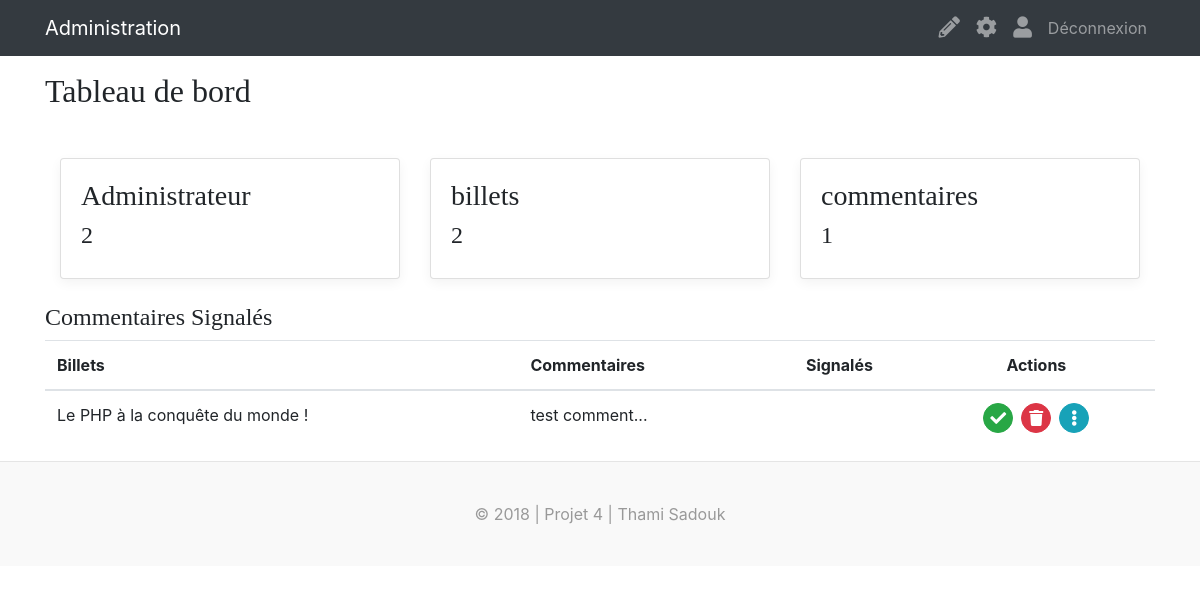
Screenshot of /dashboardController/dashboard (signed in) with the database file from the repository.
### tables this page shows
CREATE TABLE `comments` (
  `id` int(11) NOT NULL,
  `postId` int(11) NOT NULL,
  `author` varchar(255) NOT NULL,
  `comment` text NOT NULL,
  `commentDate` datetime NOT NULL,
  `signalement` tinyint(1) NOT NULL
);

CREATE TABLE `posts` (
  `id` int(11) NOT NULL,
  `user_id` int(11) NOT NULL,
  `title` varchar(255) NOT NULL,
  `content` text NOT NULL,
  `creation_date` datetime NOT NULL
);

### app/libraries/Core.php (called while the page is built, shortened)
<?php
class Core
{
    protected $currentController = 'PostsController';
    protected $currentMethod = 'index';
    protected $params =[];
    protected $url;
    public function __construct()
    {
        $this->url = $this->getUrl();
        call_user_func_array([$this->currentController, $this->currentMethod], $this->params);
    }
    public function getUrl()
    {
        if(isset($_GET['url'])) {
            $url = rtrim($_GET['url'], '/');
            $url = filter_var($url, FILTER_SANITIZE_URL);
            $url = explode('/', $url);
            return $url;
        }
    }
    public function getController()
    {
        if(file_exists('../app/controllers/' . ucwords($this->url[0]). '.php')) {
            $this->currentController = ucwords($this->url[0]);
        }
        $this->currentController = new $Class;
    }
    public function getMethod()
    {
        if(isset($this->url[1])) {
            if(method_exists($this->currentController, $this->url[1])) {
                $this->currentMethod = $this->url[1];
            }
        }
    }
    public function getParams()
    {
        $this->params = $this->url ? array_values($this->url) : [];
    }
}

### public/index.php (called while the page is built, shortened)
<?php
$init = new \App\Libraries\Core();

### app/libraries/Database.php (called while the page is built, shortened)
<?php
class Database
{
    private $host = DB_HOST;
    private $username = DB_USER;
    private $password = DB_PASS;
    private $dbname = DB_NAME;
    private function dbConnect()
    {
        $dsn = 'mysql:host=' . $this->host . ';dbname=' . $this->dbname;
        $options = [
            \PDO::ATTR_PERSISTENT => true,
            \PDO::ATTR_ERRMODE => \PDO::ERRMODE_EXCEPTION
        ];
        try
        {
            $this->pdo = new \PDO($dsn, $this->username, $this->password, $options);
            return $this->pdo;
        }
        catch(\Exception $e)
        {
            die('Erreur : ' .$e->getMessage());
        }
    }
}

### app/models/DashboardManager.php (called while the page is built, shortened)
<?php
class DashboardManager extends \App\Libraries\Database
{
    public function inTable()
    {
        $stmt = $this->pdo->query(
            "SELECT 'members', COUNT(*)
            FROM members
            UNION
            SELECT 'posts', COUNT(*)
            FROM posts
            UNION
            SELECT 'comments', COUNT(*)
            FROM comments");
        $data = $stmt->fetchAll();
        return $data;
    }
    public function getComments()
    {
        $stmt = $this->pdo->query(
            "SELECT
            comments.id,
            comments.postId,
            comments.author,
            comments.comment,
            comments.signalement,
            DATE_FORMAT(comments.commentDate, '%d/%m/%Y à %Hh%imin%ss') AS commentDateFr,
            posts.title
            FROM comments
            JOIN posts
            ON  comments.postId = posts.id
            ORDER BY comments.signalement DESC");
        $results = $stmt->fetchAll(PDO::FETCH_OBJ);
        return $results;
    }
}

### app/views/dashboard.php (the view, shortened to what this page needs)
    <h2>Tableau de bord</h2>
    <div class="container mt-5">
        <div class="row ">
            <?php foreach ($data['tables'] as $table) : ?>
                <div class="col-md-4">
                    <div class="card flex-md-row mb-4 box-shadow h-md-200">
                        <div class="card-body align-items-start">
                            <h3><?= $data['traduction'][$table[0]]; ?></h3>
                            <h4><?= $table[1]; ?></h4>
                        </div>
                    </div>
                </div>
            <?php endforeach;?>
        </div>
        <div class="row">
            <h4>Commentaires Signalés</h4>
            <div class="table-responsive">
                <table class="table">
                    <thead>
                    <tr>
                        <th scope="col">Billets</th>
                        <th scope="col">Commentaires</th>
                        <th class="text-center" scope="col">Signalés</th>
                        <th class="text-center" scope="col">Actions</th>
                    </tr>
                    </thead>
                    <tbody>
                    <?php foreach ($data['comments'] as $comment) : ?>
                        <tr id="row_<?= $comment->id; ?>">
                            <td><?= $comment->title; ?></td>
                            <td><?= substr($comment->comment, 0, 100); ?>...</td>
                            <td class="text-center">
                            </td>
                            <td>
                                <div class="d-flex justify-content-center">
                                    <form action="<?= URLROOT; ?>/dashboardController/see/<?= $comment->id ?>" method="post">
                                        <button type="submit" value="submit" class="btn btn-success btn-circle mx-1"><i class="fas fa-check fa-lg"></i></button>
                                    </form>
                                    <form action="<?= URLROOT; ?>/dashboardController/delete/<?= $comment->id ?>" method="post">
                                        <button type="submit" value="submit" class="btn btn-circle btn-danger mx-1"><i class="fas fa-trash fa-lg"></i></button>
                                    </form>
                                    <a href="#comment_<?= $comment->id; ?>" role="button" class="btn btn-circle btn-info mx-1" data-toggle="modal">
                                        <i class="fas fa-ellipsis-v fa-lg"></i>
                                    </a>
                                </div>
                            </td>
                        </tr>
                    <?php endforeach; ?>
                    </tbody>
                </table>
            </div>
        </div>
    </div>
<?php require('template.php'); ?>

### public/css/style.css (style rules this page uses)
.btn-circle { width: 30px; height: 30px; text-align: center; padding: 6px 0; font-size: 12px; line-height: 1.428571429; border-radius: 15px; }

### public/css/custom.css (style rules this page uses)
h1, h2, h3, h4, h5, h6 { font-family: "Playfair Display", Georgia, "Times New Roman", serif; }
.box-shadow { box-shadow: 0 .25rem .75rem rgba(0, 0, 0, .05); }

### rows the page displays
comments: postId.title "Le PHP à la conquête du monde !", comment "test comment"

### other values shown
$data['traduction'][$table[0]] "Administrateur"
$table[1] "2"
$data['traduction'][$table[0]] "billets"
$data['traduction'][$table[0]] "commentaires"
$table[1] "1"
